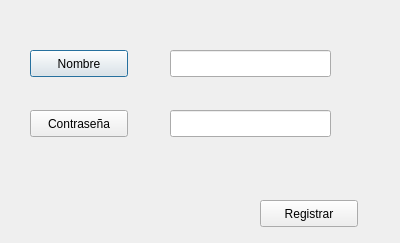
<?xml version="1.0" encoding="UTF-8"?>
<ui version="4.0">
 <class>ventanaRegistro</class>
 <widget class="QDialog" name="ventanaRegistro">
  <property name="geometry">
   <rect>
    <x>0</x>
    <y>0</y>
    <width>400</width>
    <height>243</height>
   </rect>
  </property>
  <property name="windowTitle">
   <string>Registro</string>
  </property>
  <widget class="QLineEdit" name="lineNombre">
   <property name="geometry">
    <rect>
     <x>170</x>
     <y>50</y>
     <width>161</width>
     <height>27</height>
    </rect>
   </property>
  </widget>
  <widget class="QLineEdit" name="lineContrasenia">
   <property name="geometry">
    <rect>
     <x>170</x>
     <y>110</y>
     <width>161</width>
     <height>27</height>
    </rect>
   </property>
  </widget>
  <widget class="QPushButton" name="buttonNombre">
   <property name="geometry">
    <rect>
     <x>30</x>
     <y>50</y>
     <width>98</width>
     <height>27</height>
    </rect>
   </property>
   <property name="text">
    <string>Nombre</string>
   </property>
  </widget>
  <widget class="QPushButton" name="buttoContrasenia">
   <property name="geometry">
    <rect>
     <x>30</x>
     <y>110</y>
     <width>98</width>
     <height>27</height>
    </rect>
   </property>
   <property name="text">
    <string>Contraseña</string>
   </property>
  </widget>
  <widget class="QPushButton" name="pushButton">
   <property name="geometry">
    <rect>
     <x>260</x>
     <y>200</y>
     <width>98</width>
     <height>27</height>
    </rect>
   </property>
   <property name="text">
    <string>Registrar</string>
   </property>
  </widget>
 </widget>
 <resources/>
 <connections/>
</ui>
